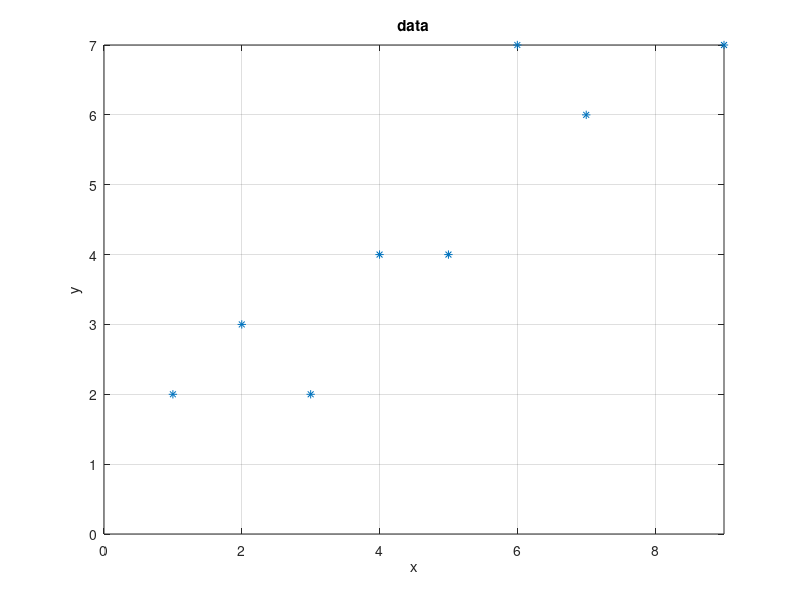

Write MATLAB code to recreate this figure.
% PCA demo
clear all; close all; clc
% Asama 1: data
X = [[1 2]; [2 3]; [3 2]; [4 4]; [5 4]; [6 7]; [7 6]; [9 7]]

% Asama 2: mu
mu = mean(X)

% Asama 3: dc remove
Z = X - repmat(mu, size(X,1),1)

% Asama 4: scatter
S = (size(X,1) - 1) * cov(Z) 

% Asama 5: eig
[V, D] = eig(S);

V
lambda = diag(D)
[t, i] = sort(diag(D), 'descend');
e = V(:, i(1))

% Asama 6: project
Y = e' * Z'

% Asama 7: plot
x = X(:,1); y = X(:,2);
plot(x, y, '*')
axis([0 max(x) 0 max(y)])
grid on
xlabel('x'),    ylabel('y'),    title('data')